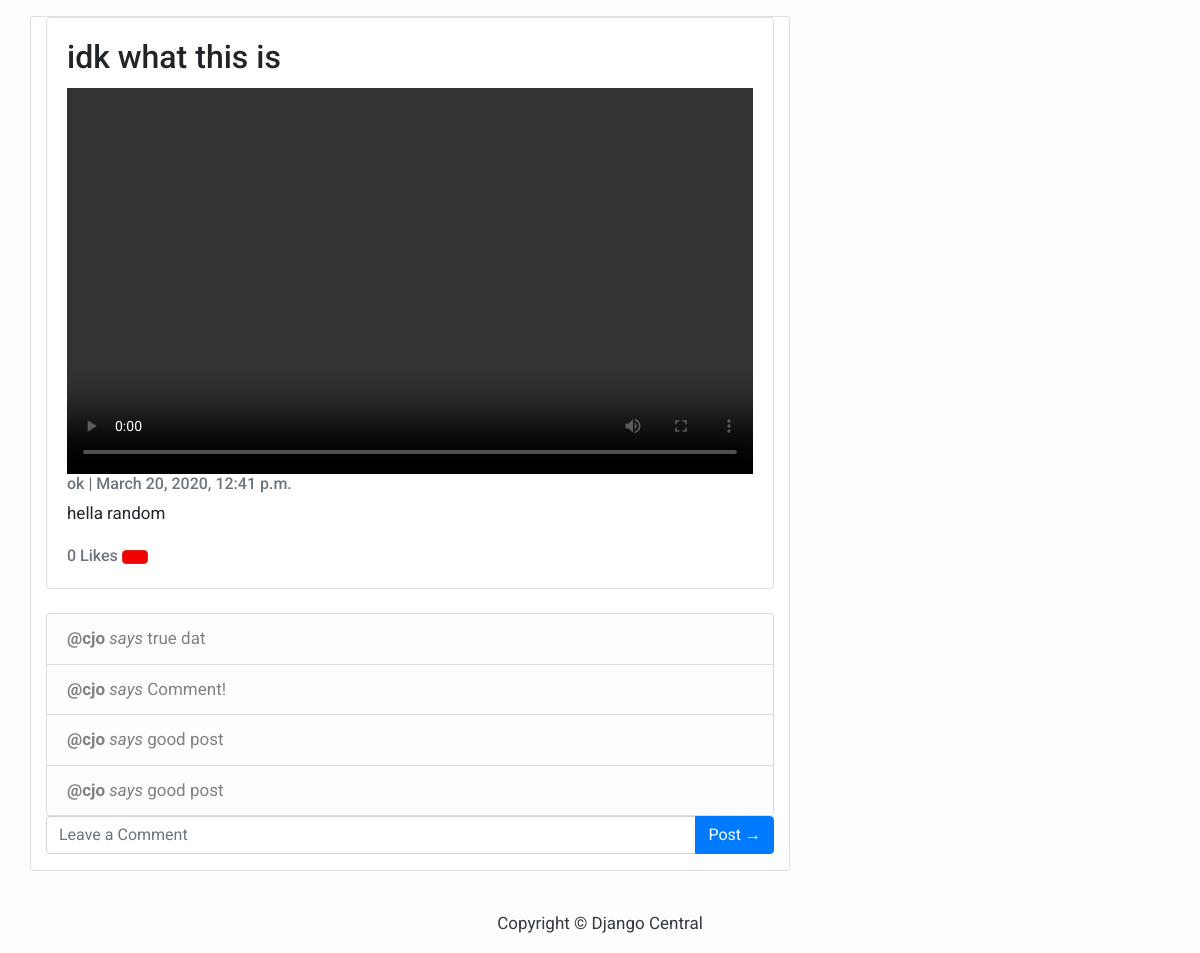
The app's page /workout/idk-what-this-is/detail with its own data.
### workout/models.py (models this page shows, shortened)
class Workout(models.Model):
    title = models.CharField(max_length=200, unique=True)
    videofile = models.FileField(upload_to='', null=True, verbose_name="")
    caption = models.CharField(max_length=140,unique=False,default='caption')
    slug = models.SlugField(max_length=200, unique=True)
    author = models.ForeignKey(User, on_delete= models.CASCADE,related_name='workout_workouts')
    created_on = models.DateTimeField(auto_now_add=True)
    status = models.IntegerField(choices=STATUS, default=0)
    likes = GenericRelation(Like,related_query_name="workout_likes")
    tag = GenericRelation(Tag,related_query_name="tags")
    class Meta:
        ordering = ['-created_on']

class WComment(models.Model):
    workout = models.ForeignKey(Workout,on_delete=models.CASCADE,related_name='comments')
    author = models.ForeignKey(User, on_delete= models.CASCADE,related_name='workout_comments')
    body = models.TextField(max_length=140)
    created_on = models.DateTimeField(auto_now_add=True)
    active = models.BooleanField(default=False)
    class Meta:
        ordering = ['created_on']

### workout/views.py (the view)
# urls.py: path('<slug:slug>/detail', views.workout_detail, name='workout_detail'),
def workout_detail(request, slug):
    template_name = 'workout_detail.html'
    workout = get_object_or_404(Workout, slug=slug)
    currentuser=request.user
    alllikescount=workout.likes.count()
    alllikes=workout.likes.all()
    likelist=[]
    for i in alllikes:
        likelist.append(i.liked_by)
    comments = WComment.objects.all().filter(workout = workout)
    new_comment = None
    if request.method == 'POST':
        comment_form = CommentForm(data=request.POST)
        if comment_form.is_valid():
            new_comment = comment_form.save(commit=False)
            new_comment.workout = workout
            new_comment.author = currentuser
            new_comment.save()
    else:
        comment_form = CommentForm()
    return render(request, template_name, {'workout': workout,
                                           'comments': comments,
                                           'currentuser':currentuser,
                                           'new_comment': new_comment,
                                           'comment_form': comment_form,
                                           'alllikescount':alllikescount,
                                           'likelist':likelist,
                                           })

### workout/forms.py
class CommentForm(forms.ModelForm):
    class Meta:
        model = WComment
        fields = ('body',)

### workout/templates/workout_detail.html (shortened to what this page needs)
{% extends 'base.html' %}
{% block content %}
<div class="container">
  <div class="row">
    <div class="col-md-8 card mb-4  mt-3 left  top">
      <div class="card mb-4">
          <div class="card-body">
              <h2 class="card-title">{{ workout.title }}</h2>
              <div class="embed-responsive embed-responsive-16by9">
                  <video width="320" height="240" controls>
                      <source src='/media/{{ workout.videofile }}' type="video/mp4">
                  </video>
              </div>
              <p class="card-text text-muted h6">{{ workout.author }} | {{ workout.created_on}} </p>
              <p class="card-text">{{workout.caption|slice:":200" }}</p>
              <div>
<span class="card-text text-muted h6">{{ workout.likes.count }} Likes
                {% if workout not in worklikelist %}
                <a href="{% url 'like_work' workout.slug %}" class="btn btn-primary fa fa-thumbs-up"></a>
                {% else %}
                <a href="{% url 'like_work' workout.slug %}" class="btn btn-primary btn-danger fa fa-thumbs-down ">
                </a>
              {% endif %}
            </span>
                </div>
              </div>
           </div>
              <div class = "list-group">
              {% for i in comments %}
                      <a href="#" class="list-group-item list-group-item-action list-group-item-light"><B>@{{ i.author }}</B><I> says </I>{{ i.body }}</a>
              {% endfor %}
              </div>
              {% if user.is_authenticated and user == workout.author %}
                  <a href="{% url 'workout_update' workout.slug  %}" class="btn btn-primary">Update &rarr;</a>
                  <a href="{% url 'workout_delete' workout.slug  %}" class="btn btn-primary" onclick="return confirm('Are you sure you want to delete this?')">Delete &rarr;</a>
              {% else %}
                  <form action="{% url 'workout_comment' workout.slug  %}" method = "post">
                      <div class="input-group mb-3">
                          <input type="text" name='message' class="form-control" placeholder="Leave a Comment" aria-label="Leave a comment" aria-describedby="button-addon2">
                          <div class="input-group-append">
                              <button name="submit" value="{{ message }}" class="btn btn-primary" type="submit" id="button-addon2">Post &rarr;</button>
                          </div>
                      </div>
                  </form>
              {% endif %}
          </div>
      </div>
    </div>
{% endblock content %}

### blogs/templates/base.html (shortened to what this page needs)
<!DOCTYPE html>
<html>
    <head>
        <link rel="stylesheet" href="https://maxcdn.bootstrapcdn.com/bootstrap/4.0.0/css/bootstrap.min.css"
 />
    </head>
    <body>
        {% block content %}{% endblock content %}
        <footer class="py-3 bg-grey">
            <p class="m-0 text-dark text-center ">Copyright &copy; Django Central</p>
        </footer>
    </body>
</html>

### blogs/templates/base.html (style rules this page uses)
body { font-family: "Roboto", sans-serif; font-size: 17px; background-color: #fdfdfd; }
.btn-danger { color: #fff; background-color: #f00000; border-color: #dc281e; }

### records on screen
Workout: title "idk what this is", author "ok", created_on "March 20, 2020, 12:41 p.m.", caption "hella random", likes.count "0"
WComment: author "cjo", body "true dat"
WComment: author "cjo", body "Comment!"
WComment: author "cjo", body "good post"
WComment: author "cjo", body "good post"
